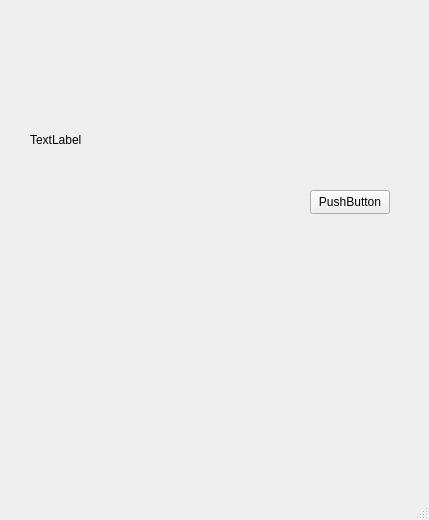
<?xml version="1.0" encoding="UTF-8"?>
<ui version="4.0">
 <class>convertcm</class>
 <widget class="QMainWindow" name="convertcm">
  <property name="geometry">
   <rect>
    <x>0</x>
    <y>0</y>
    <width>429</width>
    <height>520</height>
   </rect>
  </property>
  <property name="windowTitle">
   <string>MainWindow</string>
  </property>
  <widget class="QWidget" name="centralwidget">
   <widget class="QLabel" name="label">
    <property name="geometry">
     <rect>
      <x>30</x>
      <y>110</y>
      <width>140</width>
      <height>60</height>
     </rect>
    </property>
    <property name="text">
     <string>TextLabel</string>
    </property>
   </widget>
   <widget class="QPushButton" name="back">
    <property name="geometry">
     <rect>
      <x>310</x>
      <y>190</y>
      <width>80</width>
      <height>24</height>
     </rect>
    </property>
    <property name="text">
     <string>PushButton</string>
    </property>
   </widget>
  </widget>
  <widget class="QMenuBar" name="menubar">
   <property name="geometry">
    <rect>
     <x>0</x>
     <y>0</y>
     <width>429</width>
     <height>21</height>
    </rect>
   </property>
  </widget>
  <widget class="QStatusBar" name="statusbar"/>
 </widget>
 <resources/>
 <connections/>
</ui>
